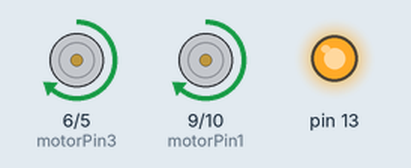
The sketch below on a simulated Arduino Uno, built with avr-gcc and run on an emulated ATmega328P. Parts: motor-driver pin pairs drawn as motors (green arrow = first pin HIGH = forward, orange = second pin HIGH = backward, longer = more drive), output pins drawn as LEDs (lit = HIGH).

Above: at 2.5 s.
At 7.5 s:
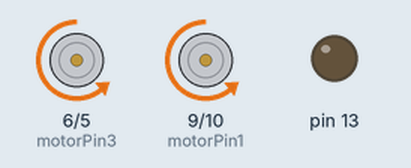
Timing chart, 0 to 13.0 s (numbered marks = the images above):
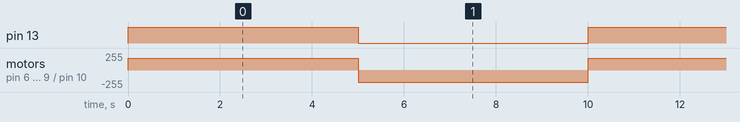

Measured:
- by itself, pin 13: alternates HIGH for 5.0 s and LOW for 5.0 s
- by itself, motor on pin 6 (motorPin3) / pin 5 (motorPin4), motor on pin 9 (motorPin1) / pin 10 (motorPin2): alternates forward 180/255 for 5.0 s and backward 180/255 for 5.0 s

The sketch:

l293.ino
```cpp
//L293D
//Motor A
const int motorPin1  = 9;  // Pin 14 of L293
const int motorPin2  = 10;  // Pin 10 of L293
//Motor B
const int motorPin3  = 6; // Pin  7 of L293
const int motorPin4  = 5;  // Pin  2 of L293

//This will run only one time.
void setup() {

  //Set pins as outputs
  pinMode(motorPin1, OUTPUT);
  pinMode(motorPin2, OUTPUT);
  pinMode(motorPin3, OUTPUT);
  pinMode(motorPin4, OUTPUT);
  pinMode(13, OUTPUT);


}


void loop() {
    //This code  will turn Motor A clockwise for 2 sec.
  analogWrite(motorPin1, 180);
  analogWrite(motorPin2, 0);
  analogWrite(motorPin3, 180);
  analogWrite(motorPin4, 0);
  digitalWrite(13,1);
  delay(5000);
  //This code will turn Motor A counter-clockwise for 2 sec.
  analogWrite(motorPin1, 0);
  analogWrite(motorPin2, 180);
  analogWrite(motorPin3, 0);
  analogWrite(motorPin4, 180);
  digitalWrite(13,0);
  delay(5000);


}
```
